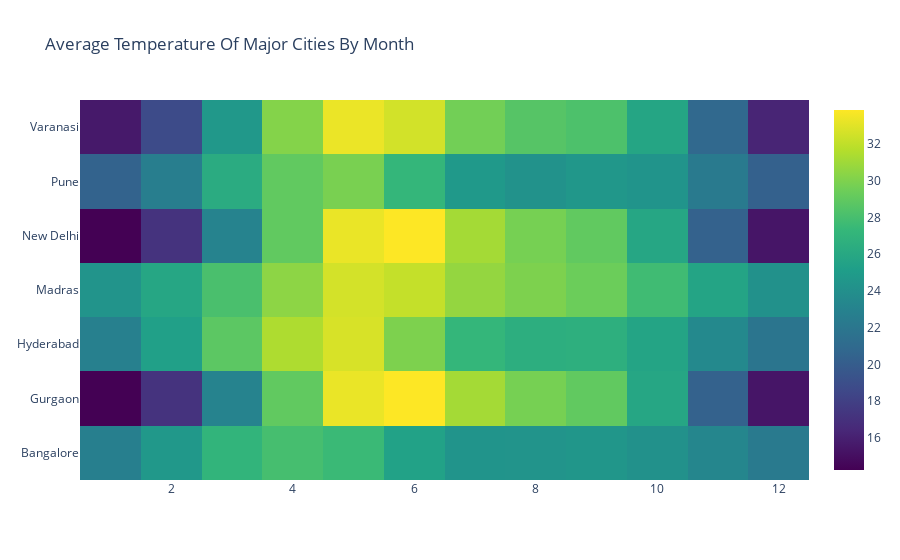

Notebook cell for this chart:
### Code cell
fig = go.Figure(data=data, layout=layout)
fig.show()

### Figure 1 — Plotly figure (JSON) as saved in the notebook; plotly's stock layout.template omitted (floating-point values rounded to 4 significant figures)
{"data": [{"colorscale": [[0, "#440154"], [0.1111, "#482878"], [0.2222, "#3e4989"], [0.3333, "#31688e"], [0.4444, "#26828e"], [0.5556, "#1f9e89"], [0.6667, "#35b779"], [0.7778, "#6ece58"], [0.8889, "#b5de2b"], [1, "#fde725"]], "type": "heatmap", "x": [1, 1, 1, 1, 1, 1, 1, 2, 2, 2, 2, 2, 2, 2, 3, 3, 3, 3, 3, 3, 3, 4, 4, 4, 4, 4, 4, 4, 5, 5, 5, 5, 5, 5, 5, 6, 6, 6, 6, 6, 6, 6, 7, 7, 7, 7, 7, 7, 7, 8, 8, 8, 8, 8, 8, 8, 9, 9, 9, 9, 9, 9, 9, 10, 10, 10, 10, 10, 10, 10, 11, 11, 11, 11, 11, 11, 11, 12, 12, 12, 12, 12, 12, 12], "y": ["Bangalore", "Gurgaon", "Hyderabad", "Madras", "New Delhi", "Pune", "Varanasi", "Bangalore", "Gurgaon", "Hyderabad", "Madras", "New Delhi", "Pune", "Varanasi", "Bangalore", "Gurgaon", "Hyderabad", "Madras", "New Delhi", "Pune", "Varanasi", "Bangalore", "Gurgaon", "Hyderabad", "Madras", "New Delhi", "Pune", "Varanasi", "Bangalore", "Gurgaon", "Hyderabad", "Madras", "New Delhi", "Pune", "Varanasi", "Bangalore", "Gurgaon", "Hyderabad", "Madras", "New Delhi", "Pune", "Varanasi", "Bangalore", "Gurgaon", "Hyderabad", "Madras", "New Delhi", "Pune", "Varanasi", "Bangalore", "Gurgaon", "Hyderabad", "Madras", "New Delhi", "Pune", "Varanasi", "Bangalore", "Gurgaon", "Hyderabad", "Madras", "New Delhi", "Pune", "Varanasi", "Bangalore", "Gurgaon", "Hyderabad", "Madras", "New Delhi", "Pune", "Varanasi", "Bangalore", "Gurgaon", "Hyderabad", "Madras", "New Delhi", "Pune", "Varanasi", "Bangalore", "Gurgaon", "Hyderabad", "Madras", "New Delhi", "Pune", "Varanasi"], "z": [22.71, 14.24, 22.76, 24.35, 14.24, 20.45, 15.6, 24.66, 17.14, 25.32, 25.83, 17.14, 22.61, 18.72, 27.06, 23.01, 28.8, 28.11, 23.01, 26.29, 24.65, 27.99, 29.0, 31.47, 30.44, 29.0, 29.0, 30.19, 27.52, 33.3, 32.7, 32.58, 33.3, 29.84, 33.31, 25.47, 33.87, 29.97, 32.14, 33.87, 27.22, 32.57, 24.4, 31.17, 27.22, 30.66, 31.17, 24.72, 29.61, 24.36, 29.75, 26.57, 29.98, 29.75, 24.2, 28.59, 24.5, 28.99, 26.64, 29.4, 28.99, 24.57, 28.24, 24.09, 25.87, 25.68, 27.74, 25.87, 24.37, 25.77, 23.27, 20.35, 23.51, 25.67, 20.35, 22.31, 20.84, 22.29, 15.38, 21.89, 24.17, 15.38, 20.25, 16.25]}], "layout": {"title": {"text": "Average Temperature Of Major Cities By Month"}}}
